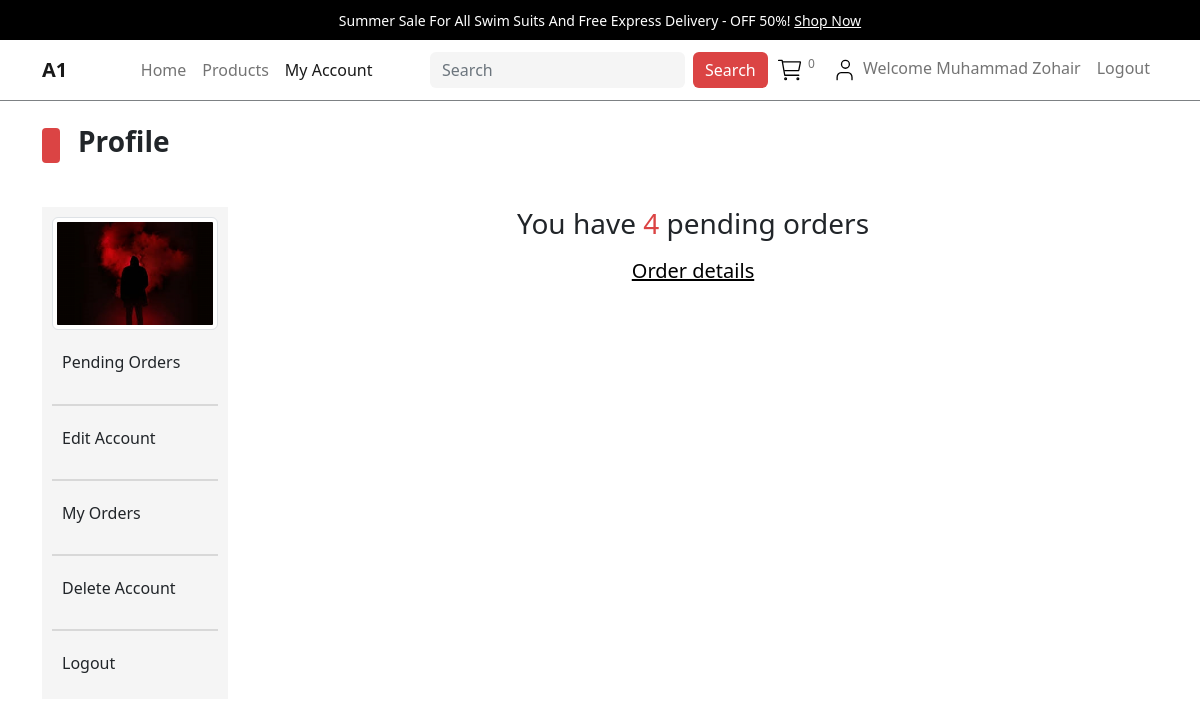
The app's page /users_area/profile.php (signed in) with its own data.
### tables this page shows
CREATE TABLE `user_table` (
  `user_id` int(11) NOT NULL,
  `username` varchar(100) NOT NULL,
  `user_email` varchar(100) NOT NULL,
  `user_password` varchar(255) NOT NULL,
  `user_image` varchar(255) NOT NULL,
  `user_ip` varchar(100) NOT NULL,
  `user_address` varchar(255) NOT NULL,
  `user_mobile` varchar(20) NOT NULL
);

### users_area/profile.php (the view, shortened to what this page needs)
<?php
include("../includes/connect.php");
include("../functions/common_functions.php");
?>
<!DOCTYPE html>
<html lang="en">
<head>
    <link rel="stylesheet" href="../assets/css/bootstrap.css" />
    <link rel="stylesheet" href="../assets/css/main.css" />
</head>
<body>
    <div class="upper-nav primary-bg p-2 px-3 text-center text-break">
        <span>Summer Sale For All Swim Suits And Free Express Delivery - OFF 50%! <a>Shop Now</a></span>
    </div>
    <nav class="navbar navbar-expand-lg navbar-light bg-light">
        <div class="container">
            <a class="navbar-brand fw-bold" href="index.php">A1</a>
            <div class="collapse navbar-collapse" id="navbarSupportedContent">
                <ul class="navbar-nav mx-auto mb-2 mb-lg-0">
                    <li class="nav-item">
                        <a class="nav-link" href="../index.php">Home</a>
                    </li>
                    <li class="nav-item">
                        <a class="nav-link" href="../products.php">Products</a>
                    </li>
                    <li class="nav-item">
                        <a class="nav-link active"  aria-current="page" href="profile.php">My Account</a>
                    </li>
                </ul>
                <form class="d-flex" action="../search_product.php">
                    <input class="form-control me-2" type="search" placeholder="Search" aria-label="Search">
                    <button class="btn btn-outline-primary" type="submit">Search</button>
                </form>
                <ul class="navbar-nav mb-2 mb-lg-0">
                    <li class="nav-item">
                        <a class="nav-link" href="../cart.php">
                            <sup>
                                <?php
                                cart_item();
                                ?>
                            </sup>
                        </a>
                    </li>
                    <li class="nav-item">
                        <a class="nav-link" class="d-flex align-items-center gap-1" href="#">
                            <?php
                                if(!isset($_SESSION['username'])){
                                    echo "<span>
                                    Admin
                                </span>";
                            }else{
                                    echo "<span>
                                    Welcome ".$_SESSION['username']. "</span>";
                                }
                                ?>
                        </a>
                    </li>
                    <?php
                    if(!isset($_SESSION['username'])){
                        echo "<li class='nav-item'>
                        <a class='nav-link' href='./users_area/user_login.php'>
                            Login
                        </a>
                    </li>";
                }else{
                        echo "<li class='nav-item'>
                        <a class='nav-link' href='./logout.php'>
                            Logout
                        </a>
                    </li>";
                    }
                    ?>
                </ul>
            </div>
        </div>
    </nav>
    <div class="all-prod">
        <div class="container">
            <div class="sub-container pt-4 pb-4">
                <div class="categ-header">
                    <div class="sub-title">
                        <span class="shape"></span>
                        <span class="title h3 text-dark">Profile</span>
                    </div>
                </div>
                <div class="row mx-0">
                    <div class="col-md-2 side-nav p-0">
                        <ul class="navbar-nav me-auto navbar-profile">
                            <?php
                                $username = $_SESSION['username'];
                                $select_user_img = "SELECT * FROM `user_table` WHERE username='$username'";
                                $select_user_img_result = mysqli_query($con,$select_user_img);
                                $row_user_img = mysqli_fetch_array($select_user_img_result);
                                $userImg = $row_user_img['user_image'];
                                echo "                            <li class='nav-item d-flex align-items-center gap-2'>
                                <img src='./user_images/$userImg' alt='$username photo' class='img-profile img-thumbnail'/>
                            </li>";
                            ?>
                            <li class="nav-item d-flex align-items-center gap-2">
                                <a href="profile.php" class="nav-link fw-bold">
                                    <h6>Pending Orders</h6>
                                </a>
                            </li>
                            <li class="table-group-divider"></li>
                            <li class="nav-item d-flex align-items-center gap-2">
                                <a href="profile.php?edit_account" class="nav-link fw-bold">
                                    <h6>Edit Account</h6>
                                </a>
                            </li>
                            <li class="table-group-divider"></li>
                            <li class="nav-item d-flex align-items-center gap-2">
                                <a href="profile.php?my_orders" class="nav-link fw-bold">
                                    <h6>My Orders</h6>
                                </a>
                            </li>
                            <li class="table-group-divider"></li>
                            <li class="nav-item d-flex align-items-center gap-2">
                                <a href="profile.php?delete_account" class="nav-link fw-bold">
                                    <h6>Delete Account</h6>
                                </a>
                            </li>
                            <li class="table-group-divider"></li>
                            <li class="nav-item d-flex align-items-center gap-2">
                                <a href="./logout.php" class="nav-link fw-bold">
                                    <h6>Logout</h6>
                                </a>
                            </li>
                        </ul>
                    </div>
                    <div class="col-md-10">
                        <div class="row">
                            <?php
                                get_user_order_details();
                            ?>
                        </div>
                    </div>
                </div>
            </div>
        </div>
    </div>
</body>
</html>

### functions/common_functions.php (shortened to what this page needs)
<?php
function getIPAddress()
{
    if (!empty($_SERVER['HTTP_CLIENT_IP'])) {
        $ip = $_SERVER['HTTP_CLIENT_IP'];
    } elseif (!empty($_SERVER['HTTP_X_FORWARDED_FOR'])) {
        $ip = $_SERVER['HTTP_X_FORWARDED_FOR'];
    } else {
        $ip = $_SERVER['REMOTE_ADDR'];
    }
    return $ip;
}
function cart_item()
{
    if (isset($_GET['add_to_cart'])) {
        global $con;
        $getIpAddress = getIPAddress();
        $select_query = "SELECT * FROM `card_details` WHERE ip_address='$getIpAddress' ";
        $select_result = mysqli_query($con, $select_query);
        $count_cart_items = mysqli_num_rows($select_result);
    } else {
        global $con;
        $getIpAddress = getIPAddress();
        $select_query = "SELECT * FROM `card_details` WHERE ip_address='$getIpAddress' ";
        $select_result = mysqli_query($con, $select_query);
        $count_cart_items = mysqli_num_rows($select_result);
    }
    echo $count_cart_items;
}
function get_user_order_details()
{
    global $con;
    $username = $_SESSION['username'];
    $get_details_query = "SELECT * FROM `user_table` WHERE username = '$username'";
    $get_details_result = mysqli_query($con, $get_details_query);
    while ($row_query = mysqli_fetch_array($get_details_result)) {
        $user_id = $row_query['user_id'];
        if (!isset($_GET['edit_account'])) {
            if (!isset($_GET['my_orders'])) {
                if (!isset($_GET['delete_account'])) {
                    $get_orders_query = "SELECT * FROM `user_orders` WHERE user_id='$user_id' AND order_status='pending'";
                    $get_orders_result = mysqli_query($con,$get_orders_query);
                    $row_orders_count = mysqli_num_rows($get_orders_result);
                    if($row_orders_count > 0){
                        echo "<h3 class='text-center mb-3'>You have <span class='text-2'>$row_orders_count</span> pending orders</h3>
                            <a href='profile.php?my_orders' class='text-center text-decoration-underline fs-5'>Order details</a>
                        ";
                    }else{
                        echo "<h3 class='text-center mb-3'>You have <span class='text-success'>0</span> pending orders</h3>
                            <a href='../index.php' class='text-center text-decoration-underline fs-5'>Explore products</a>
                        ";
                    }
                }
            }
        }
    }
}

### assets/css/main.css (style rules this page uses)
* { -webkit-box-sizing: border-box; -moz-box-sizing: border-box; box-sizing: border-box; margin: 0; padding: 0; }
html { scroll-behavior: smooth; }
a { text-decoration: none; color: #000000; cursor: pointer; }
button, input[type="submit"] { cursor: pointer; }
ul { list-style: none; }
.primary-bg { background-color: #000; }
.text-2 { color: #DB4444; }
.text-dark { --bs-text-opacity: 1; color: rgba(var(--bs-darkk-rgb), var(--bs-text-opacity)) !important; }
.container .categ-header { display: flex; flex-direction: column; gap: 20px; margin-bottom: 40px; }
.container .categ-header .sub-title { display: flex; flex-direction: row; gap: 18px; align-items: center; }
.container .categ-header .sub-title span:nth-of-type(1) { width: 18px; height: 35px; background-color: #DB4444; border-radius: 4px; -webkit-border-radius: 4px; -moz-border-radius: 4px; -ms-border-radius: 4px; -o-border-radius: 4px; }
.shape { display: inline-block; width: 18px; height: 35px; background-color: #DB4444; border-radius: 4px; -webkit-border-radius: 4px; -moz-border-radius: 4px; -ms-border-radius: 4px; -o-border-radius: 4px; }
.container .categ-header .sub-title span:nth-of-type(2) { color: #DB4444; font-weight: bold; }
.upper-nav span { color: #ffffff; font-size: 14px; }
.upper-nav span a { text-decoration: underline !important; }
.bg-light { background-color: #ffffff !important; border-bottom: 1px solid #7D8184; }
.navbar .d-flex .form-control { background-color: #F5F5F5; border: none; }
.navbar .d-flex .btn-outline-primary { background-color: #DB4444; color: #ffffff; border: none; }
.all-prod .container .sub-container .side-nav a { padding: 8px 10px; }
.navbar-profile { background-color: #F5F5F5; padding: 10px; gap: 15px; }
.img-profile { width:100%; }
li.table-group-divider , .table-group-divider { border-color: #d8d8d8; }

### records on screen
user_table: user_image (picture), row_orders_count "4"

### other values on screen
$count_cart_items "0"
$_SESSION['username'] "Muhammad Zohair"
